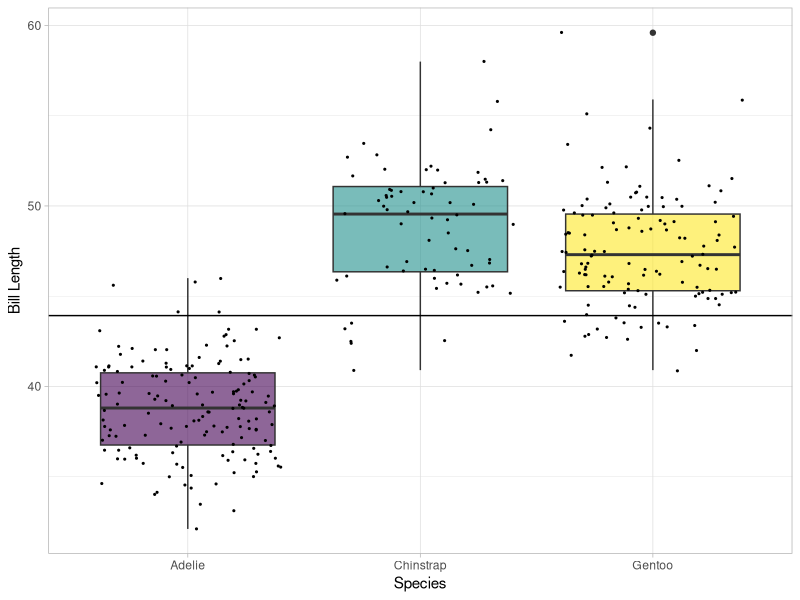

Recreate this plot in R.
## ---- chunk 1
library(dplyr)
library(ggplot2)
library(ggpubr)
library(palmerpenguins)
library(viridis)
## ---- chunk 2
dplyr::glimpse(penguins)
## ---- chunk 3
penguins_subset <- penguins[complete.cases(penguins$bill_length_mm),]
## ---- chunk 4
# Average bill lenght for males
mean(penguins_subset$bill_length_mm[penguins_subset$sex == "male"],
     na.rm = TRUE)

# Average bill lenght for females
mean(penguins_subset$bill_length_mm[penguins_subset$sex == "female"],
     na.rm = TRUE)
## ---- chunk 5
tapply(penguins_subset$bill_length_mm, 
       penguins_subset$sex, mean, na.rm = TRUE)
## ---- chunk 6
levels(penguins_subset$sex)
## ---- chunk 7
t.test(bill_length_mm ~ sex, data = penguins_subset, alternative = "less")
## ---- chunk 8
ggplot(data = penguins_subset, aes(x = species, y = bill_length_mm, fill = species))+
  geom_boxplot()+
  scale_fill_viridis(discrete = TRUE, alpha = 0.6)+
  geom_jitter(color = "black", size = 0.4)+
  labs(x = "Species", y = "Bill Length")+
  theme_light()+
  theme(legend.position = "none")+
  geom_hline(yintercept = mean(penguins_subset$bill_length_mm, na.rm = TRUE))
## ---- chunk 9
tapply(penguins_subset$bill_length_mm, penguins_subset$species, mean,
       na.rm = TRUE)
## ---- chunk 10
penguin_means <- data.frame(GroupMean = 
              tapply(penguins_subset$bill_length_mm, 
                     penguins_subset$species, mean, 
                     na.rm = TRUE), 
              GrandMean = mean(penguins_subset$bill_length_mm, 
                               na.rm = TRUE))

penguin_means
## ---- chunk 11
penguin_means$mean_deviations <- penguin_means$GroupMean - penguin_means$GrandMean

penguin_means
## ---- chunk 12
table(penguins_subset$species)
## ---- chunk 13
penguin_means$SampleSize <- table(penguins_subset$species)
## ---- chunk 14
SSB <- sum(penguin_means$mean_deviations^2 * penguin_means$SampleSize)
SSB
## ---- chunk 15
penguins_adelie <- penguins_subset$bill_length_mm[penguins_subset$species == "Adelie"]

penguins_chinstrap <- penguins_subset$bill_length_mm[penguins_subset$species == "Chinstrap"]

penguins_gentoo <- penguins_subset$bill_length_mm[penguins_subset$species == "Gentoo"]
## ---- chunk 16
penguins_adelie_dev <- sum((penguins_adelie - 
                             mean(penguins_adelie, na.rm = TRUE))^2, na.rm = TRUE)

penguins_chinstrap_dev <-  sum((penguins_chinstrap - 
                                mean(penguins_chinstrap, na.rm = TRUE))^2, na.rm = TRUE)

penguins_gentoo_dev <- sum((penguins_gentoo - 
                             mean(penguins_gentoo, na.rm = TRUE))^2, na.rm = TRUE)
## ---- chunk 17
SSW <- penguins_adelie_dev + penguins_chinstrap_dev + penguins_gentoo_dev

SSW
